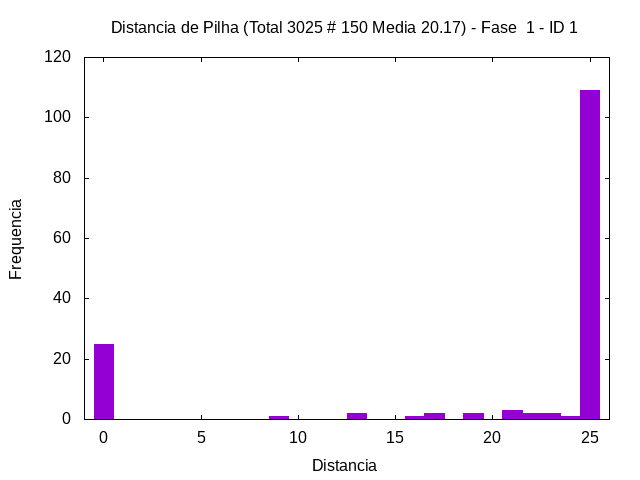

This figure's gnuplot source:
set term png
set output "../out/mem/mult/-hist-1-1.png"
set style fill solid 1.0
set title "Distancia de Pilha (Total 3025 # 150 Media 20.17) - Fase  1 - ID 1"
set xlabel "Distancia"
set ylabel "Frequencia"
plot [-1:26] "../out/mem/mult/-hist-1-1.gpdat" u 3:4 w boxes t ""
